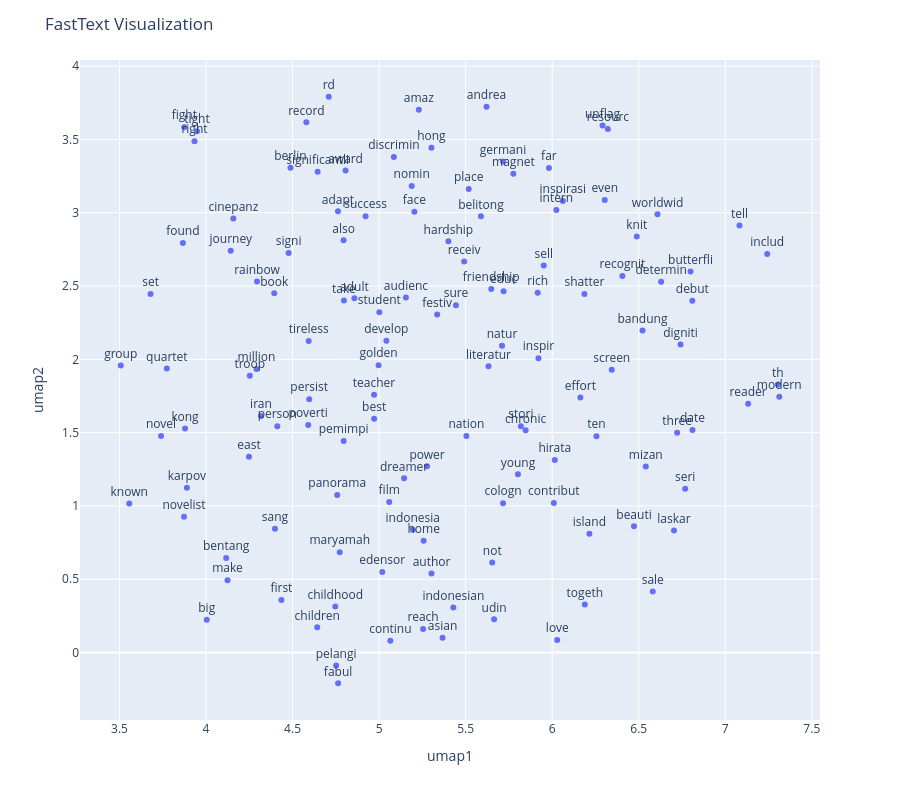

Here is the notebook cell this chart was saved with:
### Markdown cell above
### FastText Visualization

### Code cell
X_umap = UMAP(random_state=42, n_jobs=1).fit_transform(wv.vectors)
df_visual = pd.DataFrame(X_umap, columns=['umap1', 'umap2'])
df_visual['word'] = wv.index_to_key
fig = px.scatter(df_visual, x='umap1', y='umap2', text='word')
fig.update_traces(textposition='top center')
fig.update_layout(height=800, title_text='FastText Visualization')
import matplotlib.pyplot as plt
from matplotlib import font_manager
from IPython.display import Image
available_fonts = {font.name for font in font_manager.fontManager.ttflist}
label_font = next((font for font in ['Microsoft YaHei', 'Noto Sans CJK SC',
                                   'Noto Sans CJK JP', 'SimHei', 'DejaVu Sans']
                   if font in available_fonts), 'sans-serif')
with plt.rc_context({'font.family': label_font}):
    png_fig, ax = plt.subplots(figsize=(12, 8))
    ax.set_facecolor('#E5ECF6')
    ax.grid(color='white')
    ax.set_axisbelow(True)
    ax.scatter(df_visual['umap1'], df_visual['umap2'], s=18, color='#636EFA')
    for row in df_visual.itertuples():
        ax.annotate(row.word, (row.umap1, row.umap2), xytext=(0, 3),
                    textcoords='offset points', ha='center', va='bottom', fontsize=7)
    ax.set(xlabel='umap1', ylabel='umap2', title=fig.layout.title.text)
    png_path = RESULT / 'fasttext_umap.png'
    png_fig.savefig(png_path, dpi=120, bbox_inches='tight')
    plt.close(png_fig)
display(Image(filename=str(png_path)))

fig.show(renderer='plotly_mimetype')
df_visual.to_csv(RESULT / 'fasttext_umap.csv', index=False, encoding='utf-8-sig')
fig.write_html(RESULT / 'fasttext_umap.html', include_plotlyjs=True)

### Figure 1 — Plotly figure (JSON) as saved in the notebook; plotly's stock layout.template omitted (floating-point values rounded to 4 significant figures)
{"data": [{"hovertemplate": "umap1=%{x}<br>umap2=%{y}<br>word=%{text}<extra></extra>", "legendgroup": "", "marker": {"color": "#636efa", "symbol": "circle"}, "mode": "markers+text", "name": "", "orientation": "v", "showlegend": false, "text": ["film", "festiv", "award", "best", "indonesia", "intern", "educ", "troop", "rainbow", "inspir", "student", "novel", "indonesian", "th", "children", "rd", "screen", "book", "young", "also", "fight", "teacher", "stori", "tell", "belitong", "reader", "inspirasi", "bentang", "mizan", "germani", "cologn", "cinepanz", "asian", "nomin", "bandung", "kong", "hong", "signi", "east", "far", "udin", "audienc", "place", "iran", "adult", "butterfli", "golden", "panorama", "berlin", "includ", "recognit", "receiv", "worldwid", "not", "success", "found", "big", "adapt", "seri", "three", "karpov", "maryamah", "edensor", "dreamer", "pemimpi", "sang", "quartet", "first", "sure", "determin", "unflag", "person", "magnet", "power", "love", "friendship", "childhood", "beauti", "journey", "take", "togeth", "right", "ten", "effort", "tireless", "persist", "amaz", "discrimin", "poverti", "chronic", "home", "resourc", "natur", "rich", "fabul", "hardship", "continu", "face", "even", "digniti", "group", "knit", "tight", "island", "set", "literatur", "modern", "develop", "significantli", "contribut", "million", "reach", "date", "author", "sell", "make", "record", "sale", "nation", "shatter", "pelangi", "laskar", "known", "debut", "novelist", "hirata", "andrea"], "textposition": "top center", "type": "scatter", "x": [5.058, 5.335, 4.806, 4.971, 5.194, 6.024, 5.719, 4.253, 4.295, 5.921, 5.001, 3.74, 5.429, 7.304, 4.642, 4.709, 6.344, 4.394, 5.802, 4.795, 3.875, 4.971, 5.819, 7.082, 5.588, 7.132, 6.061, 4.116, 6.541, 5.716, 5.716, 4.158, 5.367, 5.188, 6.522, 3.879, 5.302, 4.477, 4.248, 5.981, 5.664, 5.155, 5.518, 4.317, 4.857, 6.799, 4.997, 4.758, 4.488, 7.243, 6.406, 5.491, 6.608, 5.654, 4.922, 3.866, 4.004, 4.762, 6.769, 6.722, 3.889, 4.772, 5.018, 5.144, 4.795, 4.398, 3.773, 4.435, 5.444, 6.629, 6.291, 4.412, 5.776, 5.277, 6.029, 5.648, 4.747, 6.473, 4.143, 4.797, 6.188, 3.933, 6.256, 6.163, 4.593, 4.596, 5.229, 5.085, 4.591, 5.847, 5.257, 6.322, 5.71, 5.916, 4.763, 5.4, 5.065, 5.204, 6.304, 6.742, 3.507, 6.489, 3.948, 6.215, 3.68, 5.632, 7.312, 5.042, 4.645, 6.009, 4.292, 5.254, 6.811, 5.303, 5.951, 4.124, 4.58, 6.581, 5.504, 6.186, 4.752, 6.704, 3.556, 6.81, 3.873, 6.015, 5.621], "xaxis": "x", "y": [1.026, 2.306, 3.288, 1.594, 0.8372, 3.019, 2.464, 1.888, 2.53, 2.007, 2.322, 1.477, 0.3068, 1.827, 0.1719, 3.791, 1.928, 2.451, 1.216, 2.812, 3.583, 1.758, 1.544, 2.913, 2.976, 1.696, 3.08, 0.6438, 1.268, 3.349, 1.018, 2.96, 0.09991, 3.182, 2.196, 1.528, 3.443, 2.725, 1.335, 3.305, 0.2262, 2.421, 3.161, 1.613, 2.416, 2.598, 1.96, 1.074, 3.307, 2.718, 2.568, 2.668, 2.989, 0.6138, 2.976, 2.794, 0.2225, 3.01, 1.117, 1.5, 1.124, 0.6837, 0.5485, 1.188, 1.442, 0.8442, 1.937, 0.3572, 2.369, 2.529, 3.595, 1.544, 3.265, 1.27, 0.08517, 2.48, 0.313, 0.8603, 2.74, 2.401, 0.3266, 3.488, 1.476, 1.74, 2.125, 1.728, 3.702, 3.381, 1.551, 1.516, 0.7615, 3.572, 2.092, 2.454, -0.2101, 2.805, 0.0806, 3.007, 3.086, 2.101, 1.957, 2.838, 3.556, 0.8105, 2.446, 1.952, 1.744, 2.127, 3.28, 1.019, 1.934, 0.1592, 1.517, 0.5391, 2.64, 0.493, 3.617, 0.4161, 1.477, 2.445, -0.08856, 0.8313, 1.017, 2.399, 0.9259, 1.312, 3.722], "yaxis": "y"}], "layout": {"height": 800, "legend": {"tracegroupgap": 0}, "margin": {"t": 60}, "title": {"text": "FastText Visualization"}, "xaxis": {"anchor": "y", "domain": [0.0, 1.0], "title": {"text": "umap1"}}, "yaxis": {"anchor": "x", "domain": [0.0, 1.0], "title": {"text": "umap2"}}}}
